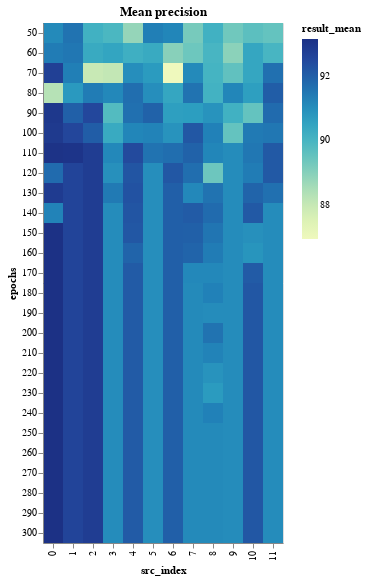

Write notebook code for a chart like this one.
### Code cell
epochs_results_encoding = {
    "x": "src_index:O",
    "y": "epochs:O",
    "color": "result_mean:Q",
}
epochs_results_tooltip = ["result_mean", "result_std", "neurons", "layers", "epochs", "src_index"]
EPOCHS_BINS = np.array_split(EPOCHS_RANGE, EPOCHS_RANGE.max() // EPOCH_BIN_SIZE + 1)


def binified_epochs_heatmap(title, epochs_df):
    return binified_heatmap(
        title,
        epochs_df,
        "epochs",
        EPOCHS_BINS,
        epochs_results_tooltip,
        **epochs_results_encoding
    )


binified_epochs_heatmap("Mean precision", epochs_results_df)

### Figure 1 — Vega-Lite specification as saved in the notebook (floating-point values rounded to 4 significant figures; data arrays with more than 128 entries replaced by an {"elided": "..."} marker saying what was removed)
{"config": {"view": {"continuousWidth": 400, "continuousHeight": 300}}, "hconcat": [{"mark": "rect", "encoding": {"color": {"type": "quantitative", "field": "result_mean"}, "tooltip": [{"type": "quantitative", "field": "result_mean"}, {"type": "quantitative", "field": "result_std"}, {"type": "quantitative", "field": "neurons"}, {"type": "quantitative", "field": "layers"}, {"type": "quantitative", "field": "epochs"}, {"type": "quantitative", "field": "src_index"}], "x": {"type": "ordinal", "field": "src_index"}, "y": {"type": "ordinal", "field": "epochs"}}, "selection": {"selector007": {"type": "interval", "bind": "scales", "encodings": ["x", "y"]}}, "title": "Mean precision"}], "data": {"name": "data-bc8ce15e2191ff95fc027862abe20bbb"}, "$schema": "https://vega.github.io/schema/vega-lite/v4.8.1.json", "datasets": {"data-bc8ce15e2191ff95fc027862abe20bbb": {"elided": "312 records"}}}
